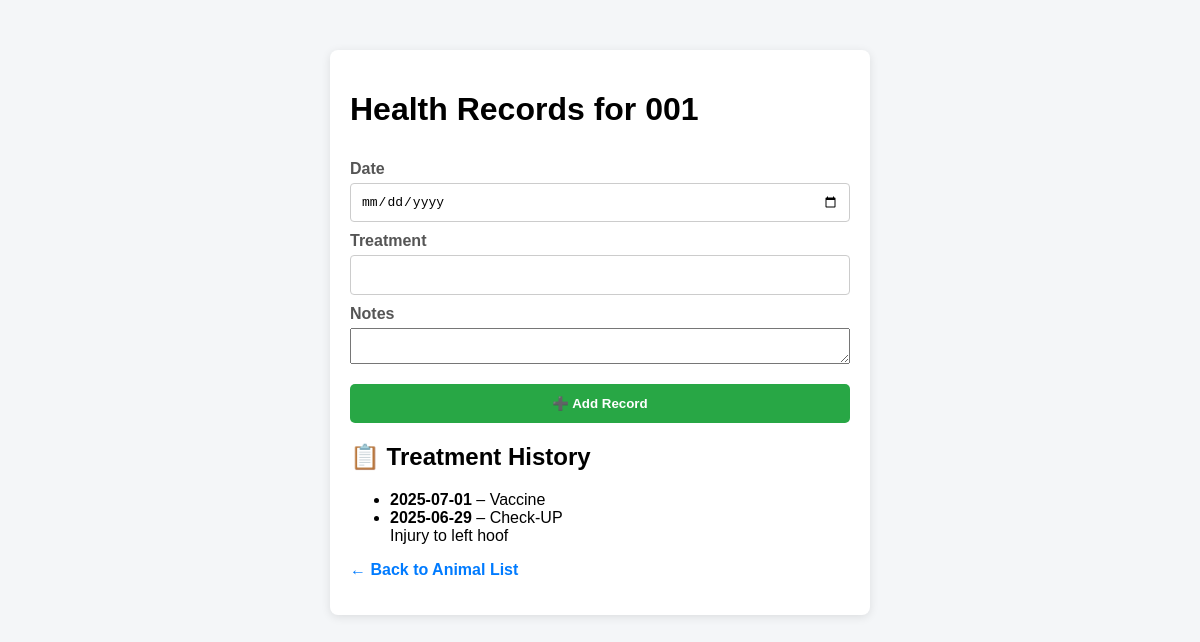
The app's page /animals/1/health with its own data.
### models/animal.py (models this page shows)
class Animal(db.Model):
    __tablename__ = 'animal'
    id = db.Column(db.Integer, primary_key=True)
    tag_number = db.Column(db.String(50), unique=True, nullable=False)
    species = db.Column(db.String(50))
    breed = db.Column(db.String(50))
    sex = db.Column(db.String(10))
    date_of_birth = db.Column(db.Date)
    status = db.Column(db.String(20))

### models/health_record.py (models this page shows)
class HealthRecord(db.Model):
    id = db.Column(db.Integer, primary_key=True)
    animal_id = db.Column(db.Integer, db.ForeignKey('animal.id'), nullable=False)
    date = db.Column(db.Date, default=datetime.utcnow)
    treatment = db.Column(db.String(100))
    notes = db.Column(db.Text)
    animal = db.relationship(Animal, backref='health_records')

### app.py (the view, shortened to what this page needs)
@app.route("/animals/<int:animal_id>/health", methods=["GET", "POST"])
def animal_health(animal_id):
    animal = Animal.query.get_or_404(animal_id)
    return render_template("animal_health.html", animal=animal)

### app.py (called while the page is built)
@app.before_request
def create_tables():
    db.create_all()

### templates/animal_health.html (shortened to what this page needs)
<!DOCTYPE html>
<html>
<head>
    <link rel="stylesheet" href="/static/style.css">
</head>
<body>
    <div class="container">
        <h1>Health Records for {{ animal.tag_number }}</h1>
        <form method="POST" class="form-card">
            <label>Date</label>
            <input name="date" type="date" required>
            <label>Treatment</label>
            <input name="treatment" required>
            <label>Notes</label>
            <textarea name="notes"></textarea>
            <button type="submit">➕ Add Record</button>
        </form>
        <h2>📋 Treatment History</h2>
        <ul>
            {% for record in animal.health_records %}
            <li>
                <strong>{{ record.date }}</strong> – {{ record.treatment }}<br>
                {{ record.notes }}
            </li>
            {% else %}
            <p>No health records yet.</p>
            {% endfor %}
        </ul>
        <p><a class="nav-link" href="/animals">← Back to Animal List</a></p>
    </div>
</body>
</html>

### static/style.css (style rules this page uses)
body { font-family: Arial, sans-serif; background-color: #f4f6f8; margin: 0; padding: 0; }
.container { max-width: 500px; margin: 50px auto; padding: 20px; background: white; box-shadow: 0 2px 10px rgba(0, 0, 0, 0.1); border-radius: 8px; }
.form-card { display: flex; flex-direction: column; }
label { margin: 10px 0 5px; color: #555; font-weight: bold; }
input, select { padding: 10px; font-size: 1em; border: 1px solid #ccc; border-radius: 4px; }
button { margin-top: 20px; padding: 12px; background-color: #28a745; color: white; font-weight: bold; border: none; border-radius: 5px; cursor: pointer; }
a.nav-link { color: #007bff; text-decoration: none; font-weight: bold; }

### records on screen
Animal: tag_number "001"
HealthRecord: date "2025-07-01", treatment "Vaccine"
HealthRecord: date "2025-06-29", treatment "Check-UP", notes "Injury to left hoof"
